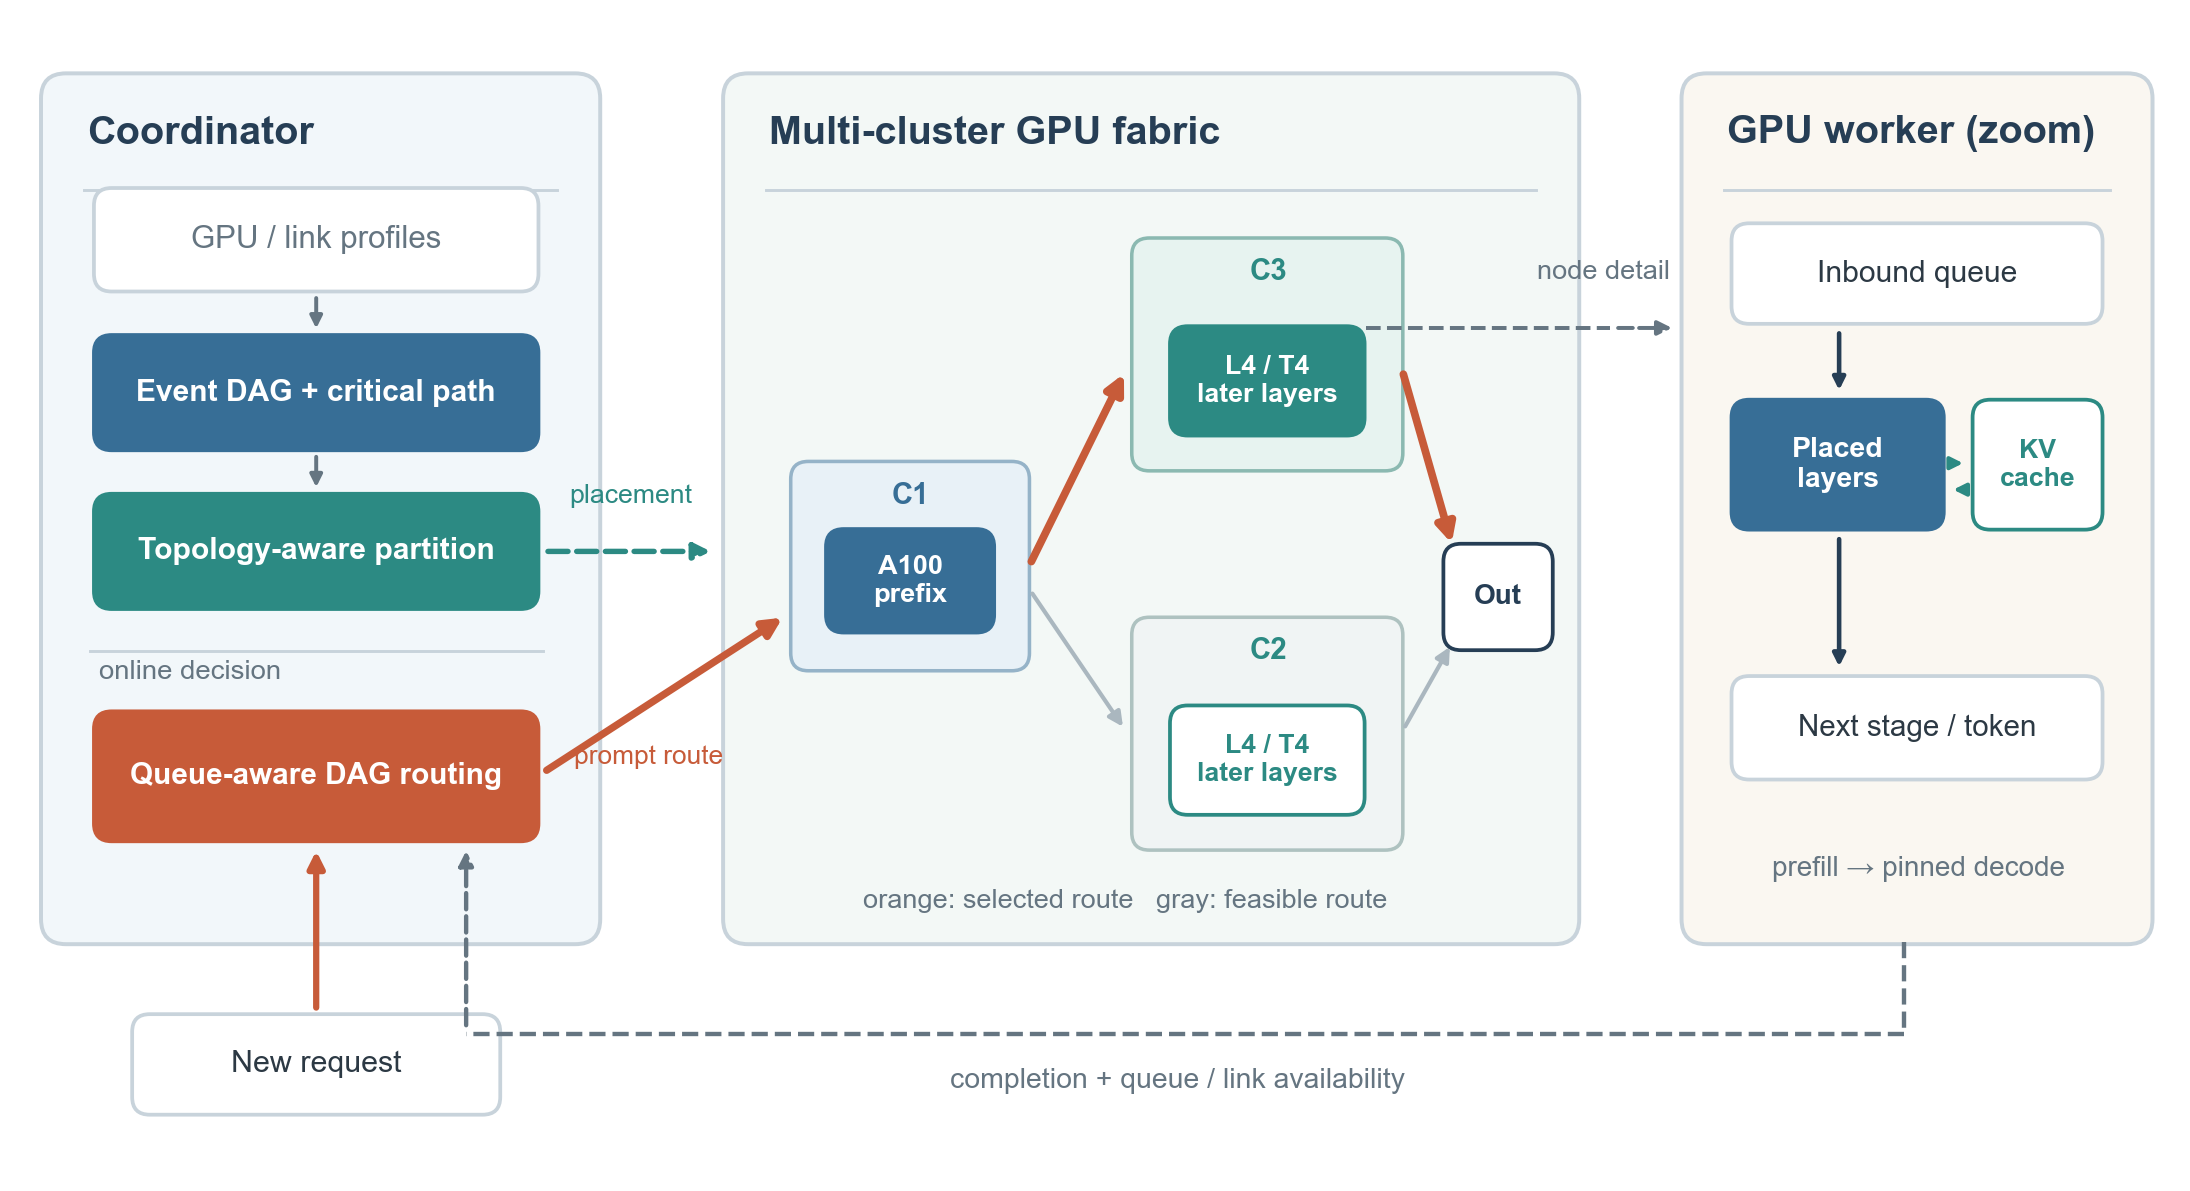

Python code for this plot:
"""Unified control/data-plane overview for the Helix-GREEN paper."""

from __future__ import annotations

from pathlib import Path

import matplotlib

matplotlib.use("Agg")
import matplotlib.pyplot as plt
from matplotlib.patches import FancyArrowPatch, FancyBboxPatch, Rectangle


HERE = Path(__file__).resolve().parent
NAVY = "#263E55"
BLUE = "#376E96"
TEAL = "#2C8A83"
ORANGE = "#C75B39"
INK = "#2C3944"
MUTED = "#657581"
EDGE = "#C8D3DB"
PALE_BLUE = "#F2F7FA"
PALE_GREEN = "#F3F8F6"
PALE_GOLD = "#FAF7F1"
ALT = "#AAB7BF"


def txt(ax, x, y, string, size=7.5, color=INK, weight="normal",
        ha="center", va="center", z=7):
    ax.text(x, y, string, fontsize=size, color=color, weight=weight,
            ha=ha, va=va, zorder=z)


def box(ax, x, y, w, h, *, face="white", border=EDGE, radius=0.06,
        lw=0.85, z=2):
    p = FancyBboxPatch((x, y), w, h,
                       boxstyle=f"round,pad=0.006,rounding_size={radius}",
                       facecolor=face, edgecolor=border, linewidth=lw, zorder=z)
    ax.add_patch(p)
    return p


def pill(ax, x, y, w, h, string, *, fill, text_color="white",
         border=None, size=7.4, weight="semibold"):
    box(ax, x, y, w, h, face=fill, border=border or fill,
        radius=min(h / 2.8, 0.06), lw=0.9, z=5)
    txt(ax, x + w / 2, y + h / 2, string, size=size,
        color=text_color, weight=weight)


def arrow(ax, x0, y0, x1, y1, *, color=NAVY, width=1.45,
          dashed=False, head=8, z=6):
    p = FancyArrowPatch((x0, y0), (x1, y1), arrowstyle="-|>",
                        mutation_scale=head, linewidth=width, color=color,
                        linestyle="--" if dashed else "-", zorder=z)
    ax.add_patch(p)


def bent(ax, pts, *, color=MUTED, width=1.05, dashed=True, head=7):
    for (x0, y0), (x1, y1) in zip(pts[:-2], pts[1:-1]):
        ax.plot([x0, x1], [y0, y1], color=color, linewidth=width,
                linestyle="--" if dashed else "-", zorder=5)
    arrow(ax, *pts[-2], *pts[-1], color=color, width=width,
          dashed=dashed, head=head)


def section(ax, x, y, w, h, label, face):
    box(ax, x, y, w, h, face=face, border=EDGE, radius=0.085,
        lw=0.95, z=1)
    txt(ax, x + 0.15, y + h - 0.20, label, size=9.5,
        color=NAVY, weight="bold", ha="left")
    ax.plot([x + 0.14, x + w - 0.14], [y + h - 0.39] * 2,
            color=EDGE, linewidth=0.7, zorder=3)


def controller(ax):
    x, y, w, h = 0.12, 0.82, 1.89, 2.95
    section(ax, x, y, w, h, "Coordinator", PALE_BLUE)
    pill(ax, 0.30, 3.04, 1.50, 0.34, "GPU / link profiles",
         fill="white", text_color=MUTED, border=EDGE,
         size=7.5, weight="normal")
    pill(ax, 0.30, 2.50, 1.50, 0.38, "Event DAG + critical path",
         fill=BLUE, size=7.2)
    pill(ax, 0.30, 1.96, 1.50, 0.38, "Topology-aware partition",
         fill=TEAL, size=7.2)
    ax.plot([0.28, 1.82], [1.81, 1.81], color=EDGE, linewidth=0.7)
    txt(ax, 0.31, 1.74, "online decision", size=6.6,
        color=MUTED, ha="left")
    pill(ax, 0.30, 1.17, 1.50, 0.43, "Queue-aware DAG routing",
         fill=ORANGE, size=7.15)
    for yy in ((3.04, 2.88), (2.50, 2.34)):
        arrow(ax, 1.05, yy[0], 1.05, yy[1],
              color=MUTED, width=0.95, head=6)
    pill(ax, 0.43, 0.24, 1.24, 0.33, "New request",
         fill="white", text_color=INK, border=EDGE,
         size=7.3, weight="normal")
    arrow(ax, 1.05, 0.57, 1.05, 1.16,
          color=ORANGE, width=1.5, head=8)


def fabric(ax):
    x, y, w, h = 2.44, 0.82, 2.90, 2.95
    section(ax, x, y, w, h, "Multi-cluster GPU fabric", PALE_GREEN)
    # The cluster membership illustrates a shared prefix and two physical
    # suffix corridors; exact GPU-layer intervals are shown in Figs. 04/05.
    box(ax, 2.67, 1.75, 0.80, 0.70,
        face="#E8F1F7", border="#95B3C8", radius=0.06)
    txt(ax, 3.07, 2.34, "C1", size=7.1,
        color=BLUE, weight="bold")
    pill(ax, 2.79, 1.88, 0.56, 0.34, "A100\nprefix",
         fill=BLUE, size=6.5)
    box(ax, 3.83, 2.43, 0.91, 0.78,
        face="#E7F3F0", border="#8BB9B1", radius=0.06)
    txt(ax, 4.29, 3.10, "C3", size=7.1,
        color=TEAL, weight="bold")
    pill(ax, 3.96, 2.55, 0.65, 0.36, "L4 / T4\nlater layers",
         fill=TEAL, size=6.4)
    box(ax, 3.83, 1.14, 0.91, 0.78,
        face="#F0F4F4", border="#AEC2C0", radius=0.06)
    txt(ax, 4.29, 1.81, "C2", size=7.1,
        color=TEAL, weight="bold")
    pill(ax, 3.96, 1.26, 0.65, 0.36, "L4 / T4\nlater layers",
         fill="white", text_color=TEAL, border=TEAL,
         size=6.4)
    pill(ax, 4.89, 1.82, 0.36, 0.35, "Out",
         fill="white", text_color=NAVY, border=NAVY,
         size=6.7)
    # An orange active request path and a gray legal alternative.
    arrow(ax, 3.47, 2.09, 3.81, 2.78,
          color=ORANGE, width=1.85, head=9)
    arrow(ax, 4.74, 2.78, 4.92, 2.15,
          color=ORANGE, width=1.85, head=9)
    arrow(ax, 3.47, 2.03, 3.81, 1.53,
          color=ALT, width=1.0, head=7)
    arrow(ax, 4.74, 1.53, 4.92, 1.85,
          color=ALT, width=1.0, head=7)
    txt(ax, 3.80, 0.96, "orange: selected route   gray: feasible route",
        size=6.5, color=MUTED)


def worker(ax):
    x, y, w, h = 5.70, 0.82, 1.59, 2.95
    section(ax, x, y, w, h, "GPU worker (zoom)", PALE_GOLD)
    pill(ax, 5.87, 2.93, 1.25, 0.33, "Inbound queue",
         fill="white", text_color=INK, border=EDGE,
         size=7.2, weight="normal")
    pill(ax, 5.87, 2.23, 0.71, 0.43, "Placed\nlayers",
         fill=BLUE, size=6.8)
    pill(ax, 6.69, 2.23, 0.43, 0.43, "KV\ncache",
         fill="white", text_color=TEAL, border=TEAL,
         size=6.4)
    pill(ax, 5.87, 1.38, 1.25, 0.34, "Next stage / token",
         fill="white", text_color=INK, border=EDGE,
         size=7.1, weight="normal")
    arrow(ax, 6.23, 2.92, 6.23, 2.67,
          color=NAVY, width=1.1, head=6)
    arrow(ax, 6.58, 2.45, 6.68, 2.45,
          color=TEAL, width=1.0, head=6)
    arrow(ax, 6.68, 2.36, 6.59, 2.36,
          color=TEAL, width=1.0, head=6)
    arrow(ax, 6.23, 2.22, 6.23, 1.73,
          color=NAVY, width=1.1, head=6)
    txt(ax, 6.50, 1.07, "prefill → pinned decode",
        size=6.7, color=MUTED)


def main():
    plt.rcParams.update({
        "font.family": "sans-serif",
        "font.sans-serif": ["Arial", "DejaVu Sans"],
        "pdf.fonttype": 42,
        "svg.fonttype": "none",
        "savefig.facecolor": "white",
    })
    fig, ax = plt.subplots(figsize=(7.40, 4.00))
    ax.set_xlim(0, 7.40)
    ax.set_ylim(0, 4.00)
    ax.axis("off")
    controller(ax)
    fabric(ax)
    worker(ax)
    # Control messages deploy the layer plan and choose a route at admission.
    arrow(ax, 1.81, 2.15, 2.42, 2.15,
          color=TEAL, width=1.3, dashed=True, head=8)
    txt(ax, 2.12, 2.34, "placement", size=6.4,
        color=TEAL)
    arrow(ax, 1.81, 1.39, 2.66, 1.94,
          color=ORANGE, width=1.75, head=9)
    txt(ax, 2.18, 1.45, "prompt route", size=6.3,
        color=ORANGE)
    # The worker box expands one GPU in the fabric, not an extra pipeline hop.
    bent(ax, [(4.62, 2.91), (5.45, 2.91), (5.69, 2.91)],
         color=MUTED, width=0.95, dashed=True, head=7)
    txt(ax, 5.43, 3.10, "node detail", size=6.5,
        color=MUTED)
    # A bottom loop conveys completion and live queue state back to routing.
    bent(ax, [(6.45, 0.82), (6.45, 0.51),
              (1.56, 0.51), (1.56, 1.16)],
         color=MUTED, width=1.05, dashed=True, head=7)
    txt(ax, 3.98, 0.35, "completion + queue / link availability",
        size=6.8, color=MUTED)
    fig.subplots_adjust(left=0.01, right=0.99, bottom=0.01, top=0.99)
    for ext, kwargs in (("pdf", {}), ("svg", {}),
                        ("png", {"dpi": 300})):
        path = HERE / f"ccf_integrated_framework.{ext}"
        fig.savefig(path, bbox_inches="tight", pad_inches=0.025, **kwargs)
        print(path)
    plt.close(fig)


if __name__ == "__main__":
    main()
